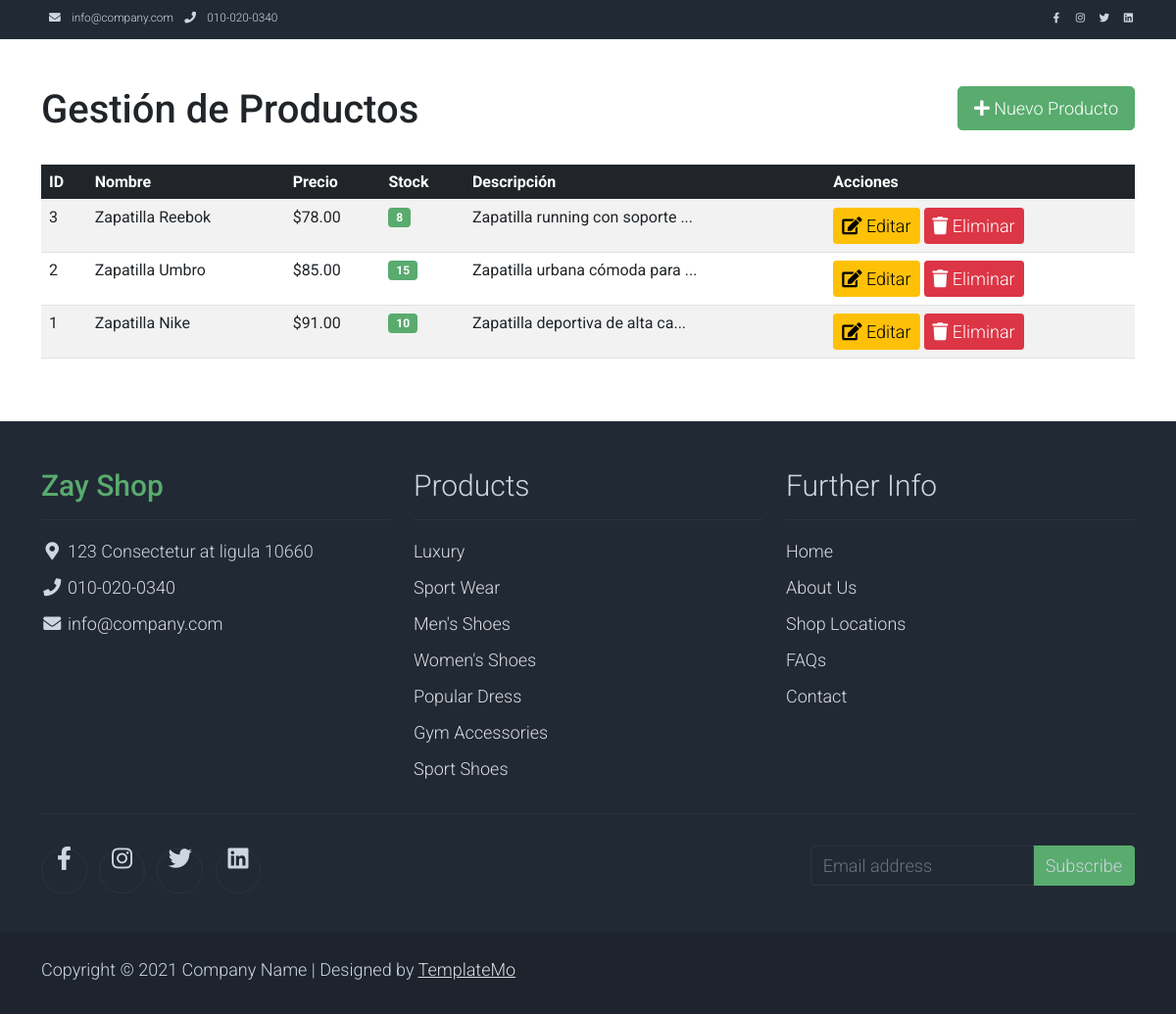
The page /admin/products.php (signed in) on the database its author committed.
### tables this page shows
CREATE TABLE productos (
    id INT AUTO_INCREMENT PRIMARY KEY,
    nombre VARCHAR(255),
    descripcion TEXT,
    precio DECIMAL(10,2),
    imagen VARCHAR(255),
    stock INT DEFAULT 0,
    activo TINYINT(1) DEFAULT 1
);

### Data/dataProduct.php (called while the page is built, shortened)
<?php
class DataProduct {
    public function getAll() {
        try {
            $conexion = Conexion::conectar();
            $sql = "SELECT * FROM productos ORDER BY id DESC";
            $stmt = $conexion->prepare($sql);
            $stmt->execute();
            return $stmt->fetchAll(PDO::FETCH_ASSOC);
        } catch (PDOException $e) {
            error_log("Error al obtener productos: " . $e->getMessage());
            return [];
        }
    }
}
?>

### admin/products.php (the view, shortened to what this page needs)
<?php
require_once "../Data/dataProduct.php";
$dataProduct = new DataProduct();
$productos = $dataProduct->getAll();
include "../View/includes/head.php";
include "../View/includes/menu.php";
?>
<div class="container py-5">
    <div class="row mb-4">
        <div class="col-md-8">
            <h1>Gestión de Productos</h1>
        </div>
        <div class="col-md-4 text-end">
            <a href="newProduct.php" class="btn btn-success btn-lg">
                <i class="fas fa-plus"></i> Nuevo Producto
            </a>
        </div>
    </div>
    <div class="table-responsive">
        <table class="table table-striped table-hover">
            <thead class="table-dark">
                <tr>
                    <th>ID</th>
                    <th>Nombre</th>
                    <th>Precio</th>
                    <th>Stock</th>
                    <th>Descripción</th>
                    <th>Acciones</th>
                </tr>
            </thead>
            <tbody>
                <?php if (!empty($productos)): ?>
                    <?php foreach ($productos as $producto): ?>
                    <tr>
                        <td><?php echo $producto['id']; ?></td>
                        <td><?php echo htmlspecialchars($producto['nombre']); ?></td>
                        <td>$<?php echo number_format($producto['precio'], 2); ?></td>
                        <td>
                            <span class="badge <?php echo $producto['stock'] > 0 ? 'bg-success' : 'bg-danger'; ?>">
                                <?php echo $producto['stock']; ?>
                            </span>
                        </td>
                        <td><?php echo substr(htmlspecialchars($producto['descripcion']), 0, 30) . '...'; ?></td>
                        <td>
                            <a href="updateProduct.php?id=<?php echo $producto['id']; ?>" class="btn btn-sm btn-warning">
                                <i class="fas fa-edit"></i> Editar
                            </a>
                            <a href="?delete=<?php echo $producto['id']; ?>" class="btn btn-sm btn-danger" onclick="return confirm('¿Está seguro?')">
                                <i class="fas fa-trash"></i> Eliminar
                            </a>
                        </td>
                    </tr>
                    <?php endforeach; ?>
                <?php else: ?>
                    <tr>
                        <td colspan="6" class="text-center text-muted">No hay productos</td>
                    </tr>
                <?php endif; ?>
            </tbody>
        </table>
    </div>
</div>
<?php include "../View/includes/footer.php"; ?>

### View/css/templatemo.css (style rules this page uses)
body, ul, li, p, a, label, input, div { font-family: 'Roboto', sans-serif; font-size: 18px !important; font-weight: 300 !important; }
.bg-success { background-color: #59ab6e !important; }
.btn-success { background-color: #59ab6e !important; border-color: #56ae6c !important; }

### rows shown on the page
productos: id "3", nombre "Zapatilla Reebok", precio "78.00", stock "8", descripcion "Zapatilla running con soporte"
productos: id "2", nombre "Zapatilla Umbro", precio "85.00", stock "15", descripcion "Zapatilla urbana cómoda para"
productos: id "1", nombre "Zapatilla Nike", precio "91.00", stock "10", descripcion "Zapatilla deportiva de alta ca"
